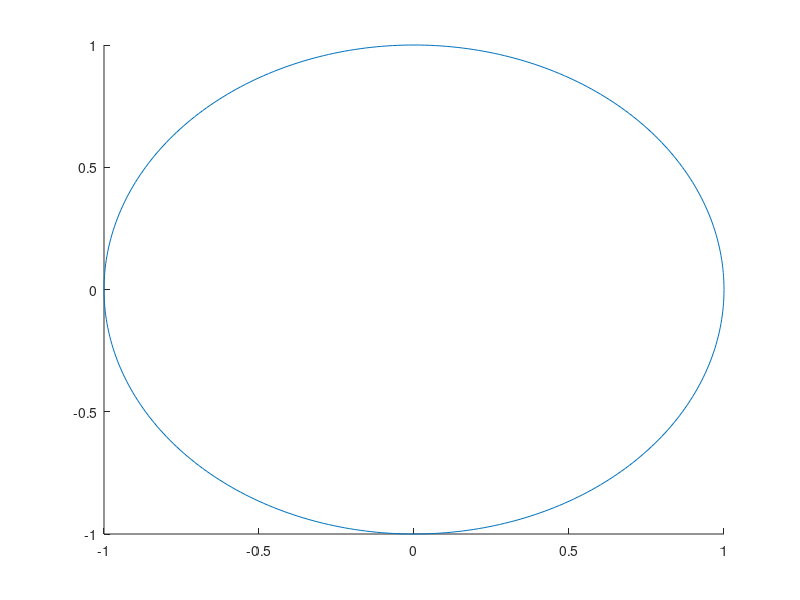

Source code (MATLAB): (Note: this script raises an error after producing the figure.)
function r = setupVectorDirection(varargin)
% setupVectorDirection
%   r = setupVectorDirection() sets up the vector direction map and
%   returns the radius of the direction circle in the map which is used
%   to get the x- and y-coordinates (1 by default).
%   No arguments are required.
%
%   See also vectorDirectionCoord


    nArgs = length(varargin);
    if nArgs > 0
        error('No arguments required.');
    end
      
    hold on;
    % plot circles
    theta = 0:1:360;
    d2r = pi/180;
    theta = d2r.*theta; % degree to radian
    r = 1;
    circle_color = [0.5, 0.5, 0.5];
    xcircle = r.*cos(theta);
    ycircle = r.*sin(theta);
    p = plot(xcircle, ycircle);
    p.LineWidth = 1.5;
    p.LineStyle = '-';
    p.Color = circle_color;
    % plot x-y angles
    nr = 12;
    for i=1:nr
        % draw reference lines
        phi = pi.*2./nr.*i;
        xref = r.*cos(phi);
        yref = r.*sin(phi);
        p = plot([0 xref], [0, yref]);
        p.LineWidth = 1.0;
        p.LineStyle = '--';
        p.Color = circle_color;
        % add label
        if i~=nr && i~=nr/4
            di = i*360/nr;
            if di>180
                di = di-360;
            end
            di_str = sprintf('%i', di);
            dl = 0.15;
            xl = xref+dl*cos(phi);
            yl = yref+dl*sin(phi);
            addLabelDeg(xl, yl, di_str, circle_color, 9);
        end
    end
    % plot z angles
    nz = 6;
    for i=1:nz-1
        % draw referecen lines
        ri = r/nz*i;
        xref = ri.*cos(theta);
        yref = ri.*sin(theta);
        p = plot(xref, yref);
        p.LineWidth = 1.0;
        p.LineStyle = '--';
        p.Color = circle_color;
        % add label
        di = 90-ri.*90;
        di_str = sprintf('%i',di);
        xl = -ri-0.05;
        yl = -0.05;
        addLabelDeg(xl, yl, di_str, circle_color, 9);
    end
    
    % plot arrows
    ax = 1.25;
    ay = 1.25;
    plotArrow(0, 0, ax, 0);
    plotArrow(0, 0, 0, ay);

    % add label
    addLabel(ax, -0.1, '$x_1$');
    addLabel(-0.1, ay, '$x_2$');
    addLabel(0.1, 0.1, '$x_3$');
%     addLabel(ax, -0.1, 'x');
%     addLabel(-0.1, ay, 'y');
%     addLabel(0.08, 0.08, 'z');
    
    % turn off axis
    axis off;
    % set aspect ratio to 1:1:1
    daspect([1,1,1]);
end

% local functions
function h = plotArrow(x, y, u, v)
    h = quiver(x, y, u, v);
    h.LineWidth = 1.5;
    h.Color = 'k';
    h.AutoScaleFactor = 1.0;
end

function tx = addLabelDeg(ax, ay, di_str, color, fontsize)
    tx = text(ax, ay, ['$' di_str '^\circ$']);
    tx.Interpreter = 'latex';
    tx.FontSize = fontsize;
    tx.Color = color;
    tx.HorizontalAlignment = 'center';
    tx.VerticalAlignment = 'middle';
end

function tx = addLabel(ax, ay, str)
    tx = text(ax, ay, str);
    tx.Interpreter = 'latex';
    tx.FontSize = 14;
    tx.HorizontalAlignment = 'center';
    tx.VerticalAlignment = 'middle';
end

